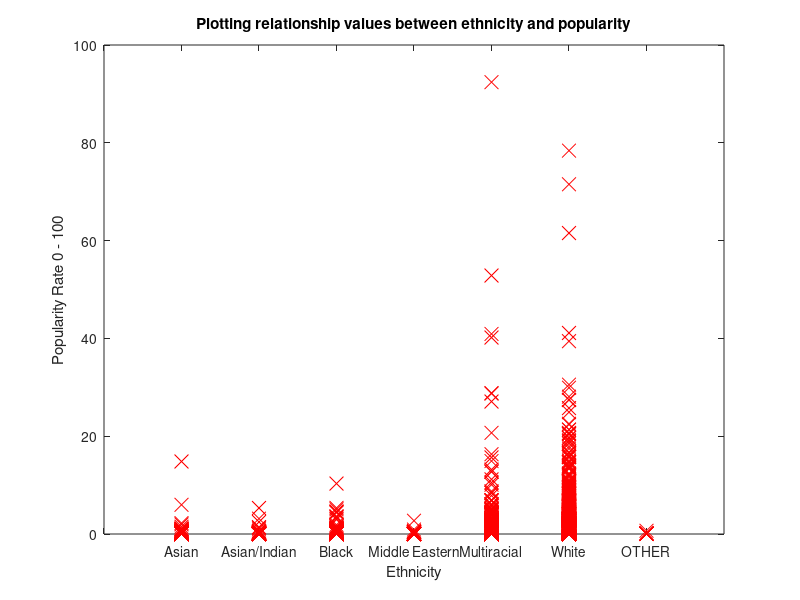

MATLAB code to generate this figure:
data = load('trainingEthnicity.txt');
X = data(:, 1);
y = data(:, 2);
m = length(y); % number of training examples
plot(X, y, 'rx', 'MarkerSize', 10); % Plot the data
ylabel('Popularity Rate 0 - 100'); % Set the y−axis label
xlabel('Ethnicity'); % Set the x−axis labe
set (gca, 'xtick', [0 1 2 3 4 5 6 7])
set (gca, 'xticklabel', [" ";"Asian"; "Asian/Indian";"Black";"Middle Eastern";"Multiracial";"White";"OTHER"])
get (gca, 'xticklabelmode')
xlim([0 8])
title ("Plotting relationship values between ethnicity and popularity");
